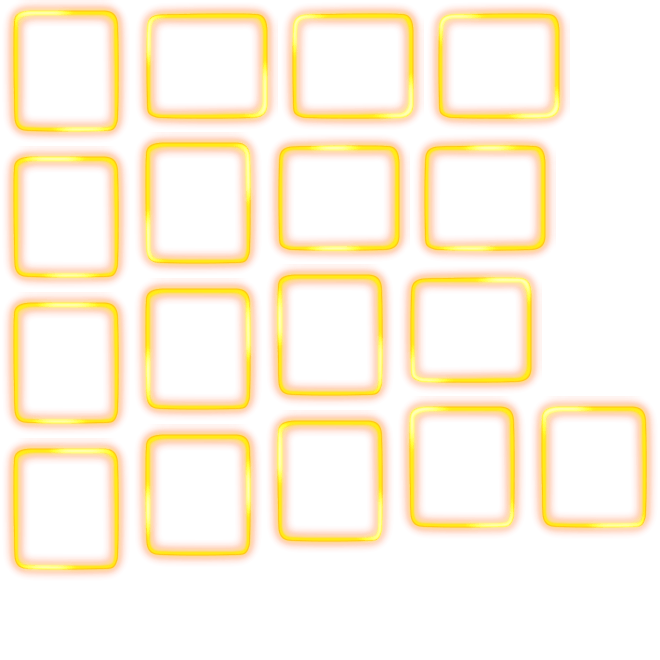
#> input picture scripts/pg_assets/unknown_257.png, 660 x 660 px
$ python check_wood.py
#> lines starting #> are read from the running program, lines starting #| are printed output that depends on the picture
from PIL import Image

# Check files that might be wood/panel textures
files = ['unknown_257.png', 'unknown_248.png', 'unknown_298.png', 'unknown_316.jpg', 'unknown_344.jpg']
for f in files:
    img = Image.open(f'pg_assets/{f}')
#> img is the input picture: PIL image 660x660 P; mean R, G, B, A 112.4, 51.1, 10.1, 34.8
    thumb = img.copy()
    thumb.thumbnail((200, 200))
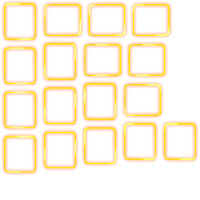
#> thumb: PIL image 200x200 P; mean R, G, B, A 109.6, 50.3, 9.9, 34.2; transparent parts drawn white
    thumb.save(f'pg_assets/sprites/preview_wood_{f}')
    print(f'{f}: {img.size}')
#| unknown_257.png: (660, 660)
#> pass 2 of the loop `for f in files:`:
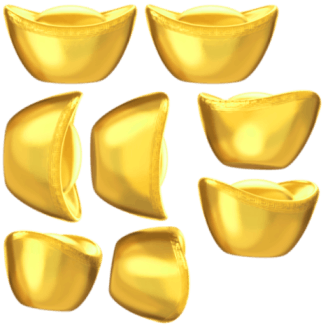
#> input picture scripts/pg_assets/unknown_248.png, 327 x 327 px
#> img is the input picture: PIL image 327x327 P; mean R, G, B, A 166.9, 155.7, 87.6, 144.5
#> `thumb.thumbnail((200, 200))`:
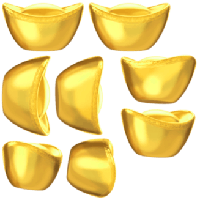
#> thumb: PIL image 200x200 P; mean R, G, B, A 167.1, 155.9, 87.6, 144.5; transparent parts drawn white
#| unknown_248.png: (327, 327)
#> pass 3 of the loop `for f in files:`:
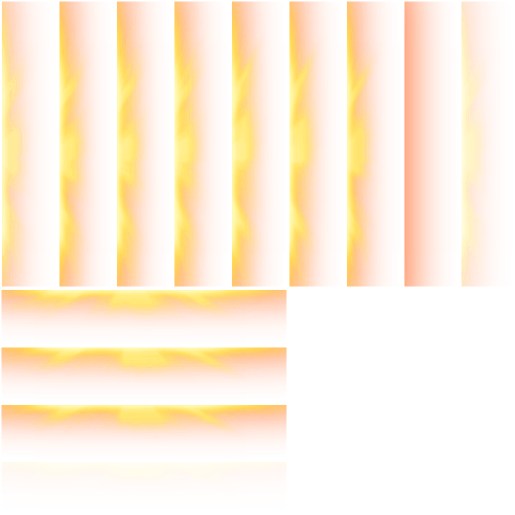
#> input picture scripts/pg_assets/unknown_298.png, 1029 x 1029 px (shown at 1/2 size)
#> img is the input picture: PIL image 1029x1029 P; mean R, G, B, A 210.8, 112.1, 40.2, 41.2
#> `thumb.thumbnail((200, 200))`:
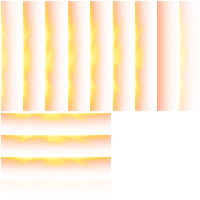
#> thumb: PIL image 200x200 P; mean R, G, B, A 210.8, 111.5, 39.8, 41.2; transparent parts drawn white
#| unknown_298.png: (1029, 1029)
#> (the run stopped early here; a loop or call above may not have finished)
